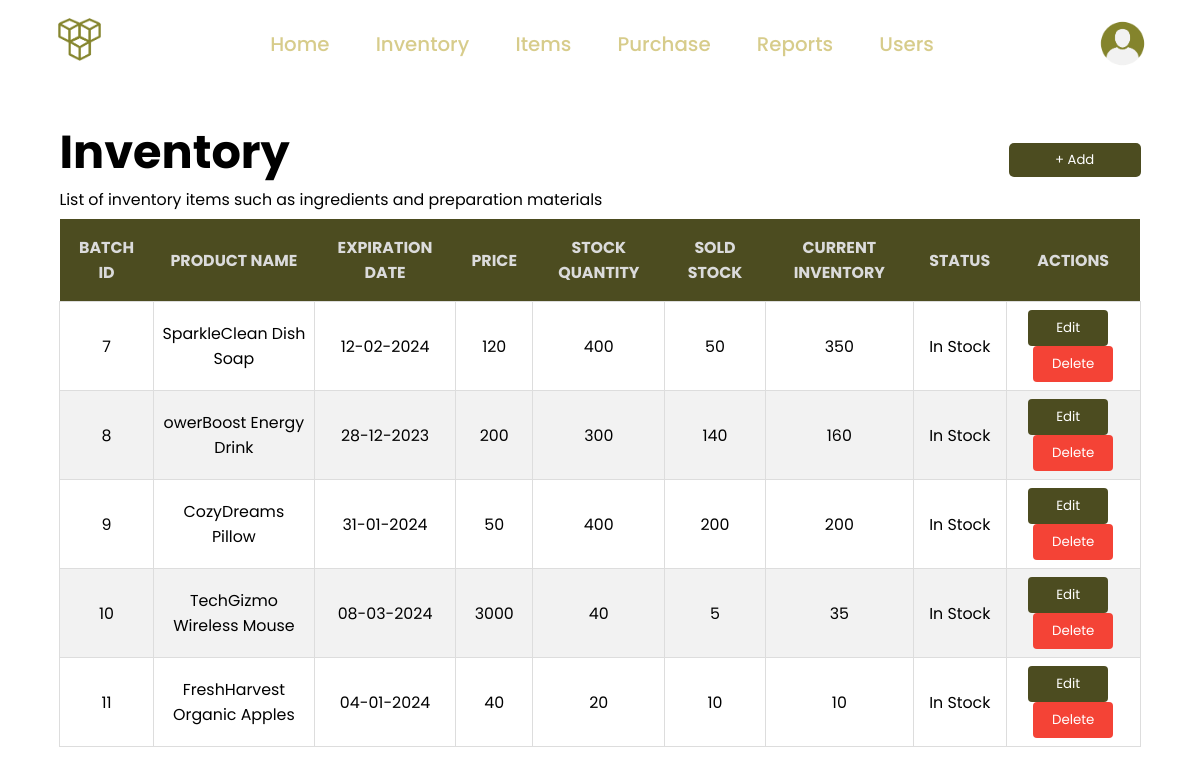
The page /RESERVOIR/inventory.php (signed in) on the database its author committed.
### tables this page shows
CREATE TABLE `inventory` (
  `BatchID` int(11) NOT NULL,
  `ProductName` varchar(50) NOT NULL,
  `ExpirationDate` date NOT NULL,
  `Price` int(11) NOT NULL,
  `StockQuantity` int(11) NOT NULL,
  `SoldStock` int(11) NOT NULL,
  `CurrentInventory` int(11) NOT NULL,
  `Status` varchar(50) NOT NULL
);

### RESERVOIR/php/inventory_read.php (the view, shortened to what this page needs)
<?php
$dbHost     = "localhost";
$dbusername = "root";
$dbPassword = "";
$dbName     = "main";
$conn = mysqli_connect($dbHost, $dbusername, $dbPassword, $dbName);
$sql = "SELECT * FROM inventory";
$result = mysqli_query($conn, $sql);
if (mysqli_num_rows($result) > 0) {
    while ($row = mysqli_fetch_assoc($result)) {
        echo "<tr>";
        echo "<td>" . $row["BatchID"] . "</td>";
        echo "<td>" . $row["ProductName"] . "</td>";
        echo "<td>" . date('d-m-Y', strtotime($row["ExpirationDate"])) . "</td>";
        echo "<td>" . $row["Price"] . "</td>";
        echo "<td>" . $row["StockQuantity"] . "</td>";
        echo "<td>" . $row["SoldStock"] . "</td>";
        echo "<td>" . $row["CurrentInventory"] . "</td>";
        $remaining_stock = $row["StockQuantity"] - $row["SoldStock"];
        if (strtotime($row["ExpirationDate"]) < time()) {
            echo "<td>Expired</td>";
        } elseif ($row["CurrentInventory"] <= 0) {
            echo "<td>Out of Stock</td>";
        } elseif ($remaining_stock <= 0) {
            echo "<td>Out of Stock</td>";
        } elseif (($remaining_stock/$row["StockQuantity"]) <= 0.2) {
            echo "<td>Low Stock</td>";
        } else {
            echo "<td>In Stock</td>";
        }
        echo "<td>
                <form action='php/inventory_edit.php' method='get' style='display: inline-block; margin-right: 10px;'>
                    <input type='hidden' name='Action' value='Edit'>
                    <input type='hidden' name='id' value='" . $row["BatchID"] . "'>
                    <button type='submit' style='background-color: #4c4c20; color: white; padding: 8px 12px; border: none; border-radius: 4px; cursor: pointer; width: 80px;'>Edit</button>
                </form>
                <form action='php/inventory_delete.php' method='get' style='display: inline-block;'>
                    <input type='hidden' name='Action' value='Delete'>
                    <input type='hidden' name='id' value='" . $row["BatchID"] . "'>
                    <button type='submit' style='background-color: #f44336; color: white; padding: 8px 12px; border: none; border-radius: 4px; cursor: pointer; width: 80px;'>Delete</button>
                </form>
            </td>";
        echo "</tr>";
    }
}
?>

### RESERVOIR/inventory.php (shortened to what this page needs)
<!DOCTYPE html>
<html lang="en">
<head>
    <link rel="stylesheet" type="text/css" href="css/inventory.css">
    <link rel="stylesheet" href="css/main.css">
    <link rel="stylesheet" href="css/home.css">
</head>
<body>
  <header>
        <nav>
            <a href="home.php" id="logo"><img src="images/logo.png" class="logo-icon"></a>
            <ul id="nav-bar">
                <li><a href="home.php">Home</a></li>
                <li><a href="inventory.php">Inventory</a></li>
                <li><a href="items.php">Items</a></li>
                <li><a href="purchase.php">Purchase</a></li>
                <li><a href="report.php">Reports</a></li>
                <?php if (strcasecmp($_SESSION['position'], "Admin") == 0 || strcasecmp($_SESSION['position'], "Owner") == 0) { ?>
                <li><a href="user.php" id="admin-only">Users</a></li>
                <?php } ?>
            </ul>
            <img src="images/user.png" alt="user" class = "user-pic" onclick="menuToggle();">
        </nav>
  </header>
    <div class="main-content">
    <main>
        <div class="page-header">
            <div>
            <h1>Inventory</h1>
            <small>List of inventory items such as ingredients and preparation materials</small>
            </div>
            <button class="add-button" id="add-btn-inventory">+ Add</button>
        </div>
      <div class="table-container" style="display:flex; justify-content:center; align-items:center;">
        <table id="output-table">
            <thead>
                <tr>
                    <th>Batch ID</th>
                    <th>Product Name</th>
                    <th>Expiration Date</th>
                    <th>Price</th>
                    <th>Stock Quantity</th>
                    <th>Sold Stock</th>
                    <th>Current Inventory</th>
                    <th>Status</th>
                    <th>Actions</th>
                </tr>
            </thead>
            <tbody>
            <?php include 'php/inventory_read.php'; ?>
            </tbody>
        </table>
    </div>
  </main>
    </div>
</body>
</html>

### RESERVOIR/css/inventory.css (style rules this page uses)
table { width: 90%; border-collapse: collapse; text-align: center; margin-top: 2.5%; font-size: 1.2rem; }
th { background-color: #4c4c20; color: #dbdbdb; font-weight: bold; padding: 8px; text-align: center; text-transform: uppercase; }
td { border: 1px solid #ddd; padding: 8px; }
tr:nth-child(even) { background-color: #f2f2f2; }
tr:nth-child(odd) { background-color: #fff; }
#output-table th { background-color: #4c4c20; color: #dbdbdb; font-weight: bold; padding: 16px; text-align: center; }
.table-container { display: flex; justify-content: center; align-items: center; }

### RESERVOIR/css/main.css (style rules this page uses)
* { padding: 0; margin: 0; box-sizing: border-box; font-family: 'Poppins', sans-serif; }
html { font-size: 82.5%; }
html,body { background: url(../images/gbb.png) no-repeat fixed; background-size: cover; }
header { width: 100%; background: url(../images/bgg.png) no-repeat fixed; background-size: cover; padding: 1rem 4rem; }
nav { display: flex; justify-content: space-between; align-items: center; }
nav ul { list-style: none; display: flex; gap: 3.5rem; }
nav a { font-size: 1.5rem; text-decoration: none; }
nav ul a { color: #cdc06fcd; font-weight: 500; }
#nav-bar li a { position: relative; }
#nav-bar li a::before { content: ''; position: absolute; left: 0; bottom: -2px; width: 100%; height: 2px; background-color: #cdc06f4d; transform: scaleX(0); transition: transform 0.3s ease-in-out; }
li a::after { background-color: #cdc06fcd; }
.logo-icon { width: 4rem; height: 4rem; border-radius: 50%; cursor: pointer; }
.user-pic { width: 3.7rem; height: 3.7rem; border-radius: 50%; cursor: pointer; }

### RESERVOIR/css/home.css (style rules this page uses)
.main-content { margin-left: 3rem; margin-right: 3rem; padding-top: 10px; }
main { padding: 1.5rem; min-height: calc(100vh - 70px); }
.page-header { display: flex; justify-content: space-between; }
.page-header h1 { font-size: 3.5rem; }
.page-header small { font-size: 1.2rem; }
.inventory-table th, td { text-align: center; }
li a::after { background-color: #cdc06fcd; }

### RESERVOIR/inventory.php (style rules this page uses)
.main-content { margin-left: 3rem; margin-right: 3rem; padding-top: 10px; }
main { padding: 1.5rem; min-height: calc(100vh - 70px); }
.page-header { display: flex; justify-content: space-between; margin-bottom: -1.5rem; }
.page-header h1 { font-size: 3.5rem; }
.page-header small { font-size: 1.2rem; }
table { width: 100vw; }
.add-button { display: inline-block; background-color: #4c4c20; color: white; border: none; padding: 7px 30px 7px 30px; border-radius: 5px; cursor: pointer; transition: all 0.4s ease-in-out; font-size: 1rem; text-decoration: none; margin-left: auto; height: fit-content; margin-top: 2rem; width: 10rem; }

### rows shown on the page
inventory: BatchID "7", ProductName "SparkleClean Dish Soap", ExpirationDate "12-02-2024", Price "120", StockQuantity "400", SoldStock "50", CurrentInventory "350", shows "In Stock"
inventory: BatchID "8", ProductName "owerBoost Energy Drink", ExpirationDate "28-12-2023", Price "200", StockQuantity "300", SoldStock "140", CurrentInventory "160", shows "In Stock"
inventory: BatchID "9", ProductName "CozyDreams Pillow", ExpirationDate "31-01-2024", Price "50", StockQuantity "400", SoldStock "200", CurrentInventory "200", shows "In Stock"
inventory: BatchID "10", ProductName "TechGizmo Wireless Mouse", ExpirationDate "08-03-2024", Price "3000", StockQuantity "40", SoldStock "5", CurrentInventory "35", shows "In Stock"
inventory: BatchID "11", ProductName "FreshHarvest Organic Apples", ExpirationDate "04-01-2024", Price "40", StockQuantity "20", SoldStock "10", CurrentInventory "10", shows "In Stock"
